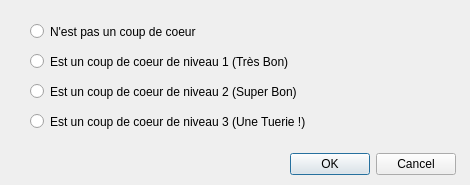
<?xml version="1.0" encoding="UTF-8"?>
<ui version="4.0">
 <class>CoupDeCoeur</class>
 <widget class="QDialog" name="CoupDeCoeur">
  <property name="geometry">
   <rect>
    <x>0</x>
    <y>0</y>
    <width>470</width>
    <height>185</height>
   </rect>
  </property>
  <property name="minimumSize">
   <size>
    <width>470</width>
    <height>185</height>
   </size>
  </property>
  <property name="maximumSize">
   <size>
    <width>470</width>
    <height>185</height>
   </size>
  </property>
  <property name="windowTitle">
   <string>Cette recette...</string>
  </property>
  <widget class="QRadioButton" name="niv0">
   <property name="geometry">
    <rect>
     <x>30</x>
     <y>20</y>
     <width>411</width>
     <height>23</height>
    </rect>
   </property>
   <property name="text">
    <string>N'est pas un coup de coeur</string>
   </property>
  </widget>
  <widget class="QRadioButton" name="niv1">
   <property name="geometry">
    <rect>
     <x>30</x>
     <y>50</y>
     <width>411</width>
     <height>23</height>
    </rect>
   </property>
   <property name="text">
    <string>Est un coup de coeur de niveau 1 (Très Bon)</string>
   </property>
   <property name="icon">
    <iconset resource="Ressources.qrc">
     <normaloff>:/images/coup_de_coeur.png</normaloff>:/images/coup_de_coeur.png</iconset>
   </property>
  </widget>
  <widget class="QRadioButton" name="niv2">
   <property name="geometry">
    <rect>
     <x>30</x>
     <y>80</y>
     <width>411</width>
     <height>23</height>
    </rect>
   </property>
   <property name="text">
    <string>Est un coup de coeur de niveau 2 (Super Bon)</string>
   </property>
   <property name="icon">
    <iconset resource="Ressources.qrc">
     <normaloff>:/images/coup_de_coeur_2.png</normaloff>:/images/coup_de_coeur_2.png</iconset>
   </property>
   <property name="iconSize">
    <size>
     <width>32</width>
     <height>16</height>
    </size>
   </property>
  </widget>
  <widget class="QRadioButton" name="niv3">
   <property name="geometry">
    <rect>
     <x>30</x>
     <y>110</y>
     <width>411</width>
     <height>23</height>
    </rect>
   </property>
   <property name="text">
    <string>Est un coup de coeur de niveau 3 (Une Tuerie !)</string>
   </property>
   <property name="icon">
    <iconset resource="Ressources.qrc">
     <normaloff>:/images/coup_de_coeur_3.png</normaloff>:/images/coup_de_coeur_3.png</iconset>
   </property>
   <property name="iconSize">
    <size>
     <width>48</width>
     <height>16</height>
    </size>
   </property>
  </widget>
  <widget class="QDialogButtonBox" name="buttonBox">
   <property name="geometry">
    <rect>
     <x>280</x>
     <y>150</y>
     <width>176</width>
     <height>28</height>
    </rect>
   </property>
   <property name="standardButtons">
    <set>QDialogButtonBox::Cancel|QDialogButtonBox::Ok</set>
   </property>
  </widget>
 </widget>
 <resources>
  <include location="Ressources.qrc"/>
 </resources>
 <connections/>
</ui>
